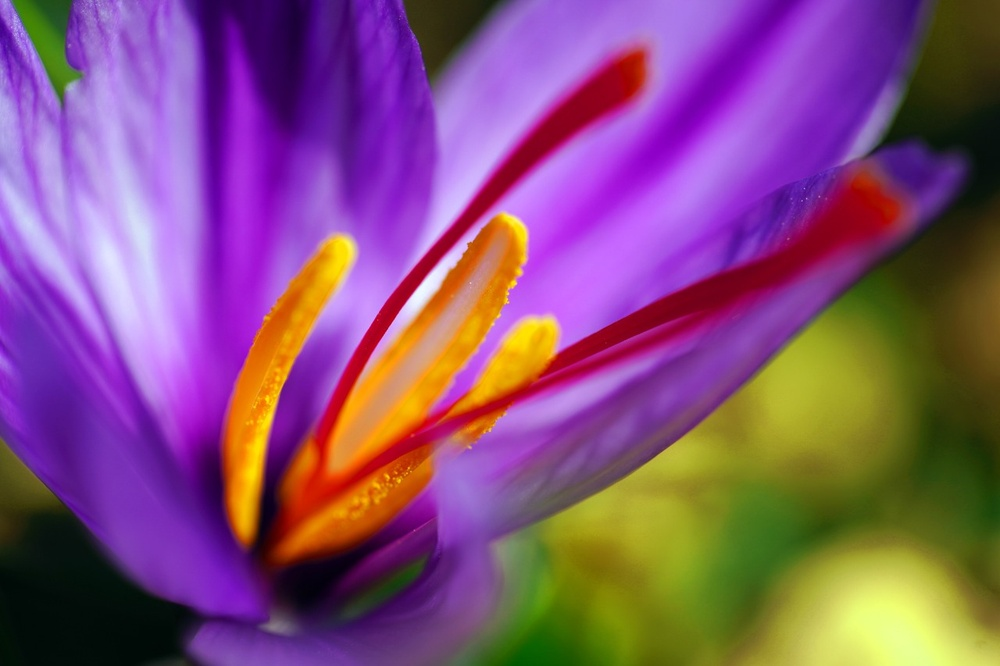
#> input picture image.jpg, 1000 x 666 px, shrunk from 1280 x 853 before the run
$ jupyter execute C209.ipynb
#> lines starting #> are read from the running program, lines starting #| are printed output that depends on the picture
[cell 1]
#CARREGANDO AS BIBLIOTECAS NECESSÁRIAS
import numpy as np
import matplotlib.pyplot as plt
import cv2

#IMPORTANDO A IMAGEM
original_image = cv2.imread('image.jpg')
#> original_image is the input picture: shape (666, 1000, 3); mean B, G, R 120, 80.1, 132.9

#FUNÇÃO PARA TRANSFORMAR DE BGR PARA RGB
def RGB(img_bgr):
    l, c, p = img_bgr.shape
#> l = 666; c = 1000; p = 3

    img_rgb = np.zeros(shape = img_bgr.shape, dtype = np.uint8)

    for i in range(l):
        for j in range(c):
            b = img_bgr[i, j, 0]
            g = img_bgr[i, j, 1]
            r = img_bgr[i, j, 2]

            img_rgb[i, j, 0] = r
            img_rgb[i, j, 1] = g
            img_rgb[i, j, 2] = b

    return img_rgb

#TRANSFORMANDO A IMAGEM GBR EM RGB
img = RGB(original_image)

#CONVERTENDO A IMAGEM EM UMA MATRIZ KX3 ONDE K=MxN E CADA LINHA AGORA É UM VETOR NO ESPAÇO 3D
vectorized = img.reshape((-1,3))

#CONVERTENDO OS VALORES unit8 PARA float (REQUISITO DO MÉTODO K-MEANS)
vectorized = np.float32(vectorized)

#DEFININDO CRITÉRIOS, NÚMERO DE AGRUPAMENTOS(K) E APLICANDO K-MEANS
criteria = (cv2.TERM_CRITERIA_EPS + cv2.TERM_CRITERIA_MAX_ITER, 10, 1.0)

#NÚMERO DE AGRUPAMENTO (NÚMEROS DE CORES QUE QUERO NA IMAGEM SEGMENTADA)
K = 6 #numero aproximado de cores da imagem original

#NUMERO DE VEZES QUE O ALGORITMO É EXECUTADO USANDO DIFERENTES CLASSIFICAÇÕES INICIAIS
#O ALGORITMO RETORNA OS ROTULOS QUE PRODUZEM MELHOR COMPACTAÇÃO
attempts = 10

#ESPECIFICA COMO OS CENTROS INICIAIS SÃO OBTIDOS
ret,label,center = cv2.kmeans(vectorized,K,None,criteria,attempts,cv2.KMEANS_PP_CENTERS)
#> ret = 1.52e+09; center = [[121.2, 37.66, 167.6], [102, 113.2, 26.42], [38.2, 33.15, 27.24], [207.2, 168.4, 47.2], [179.8, 116.5, 230.1], [162.1, 21.82, 33.09]]

#CONVERTENDO DE VOLTA PARA uint8
center = np.uint8(center)
#> center = [[121, 37, 167], [102, 113, 26], [38, 33, 27], [207, 168, 47], [179, 116, 230], [162, 21, 33]]

#ACESSANDO OS ROTULOS PARA REGENERAR A IMAGEM AGRUPADA
res = center[label.flatten()]
result_image = res.reshape((img.shape))
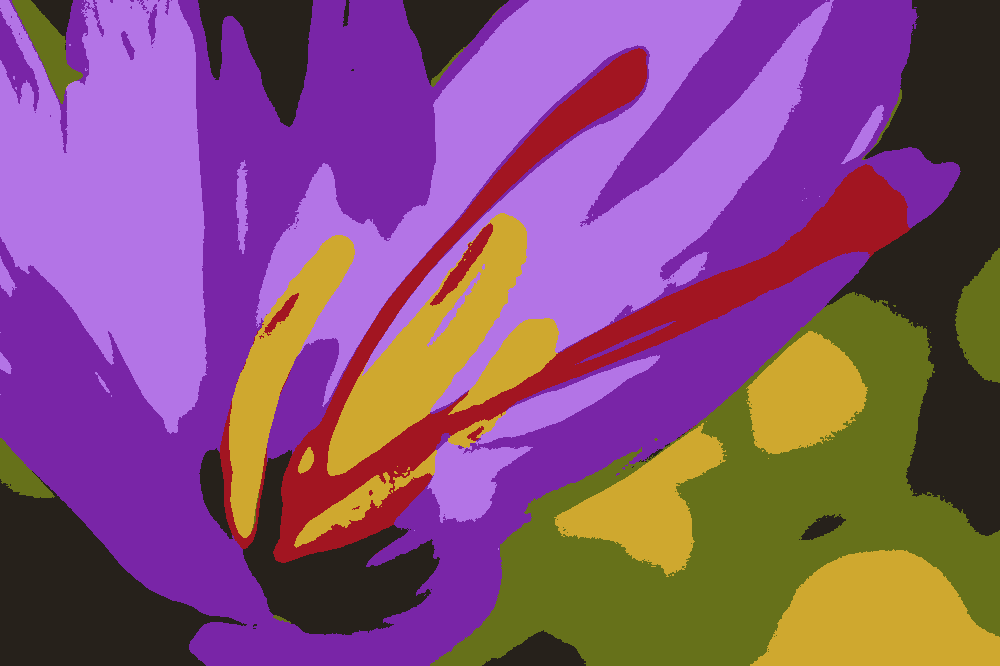
#> result_image: shape (666, 1000, 3); mean R, G, B 132.6, 79.6, 119.6

#PLOTANDO A IMAGEM ORIGINAL E A IMAGEM RESULTANTE DO AGRUPAMENTO
figure_size = 15
plt.figure(figsize=(figure_size,figure_size))
plt.subplot(1,2,1),plt.imshow(img)
plt.title('Imagem original'), plt.xticks([]), plt.yticks([])
plt.subplot(1,2,2),plt.imshow(result_image)
plt.title('Imagem segmentada com K = %i' % K), plt.xticks([]), plt.yticks([])
plt.show()
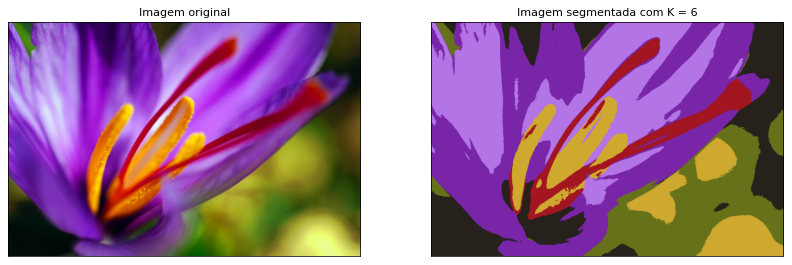
#> figure drawn by matplotlib, 2 panels
